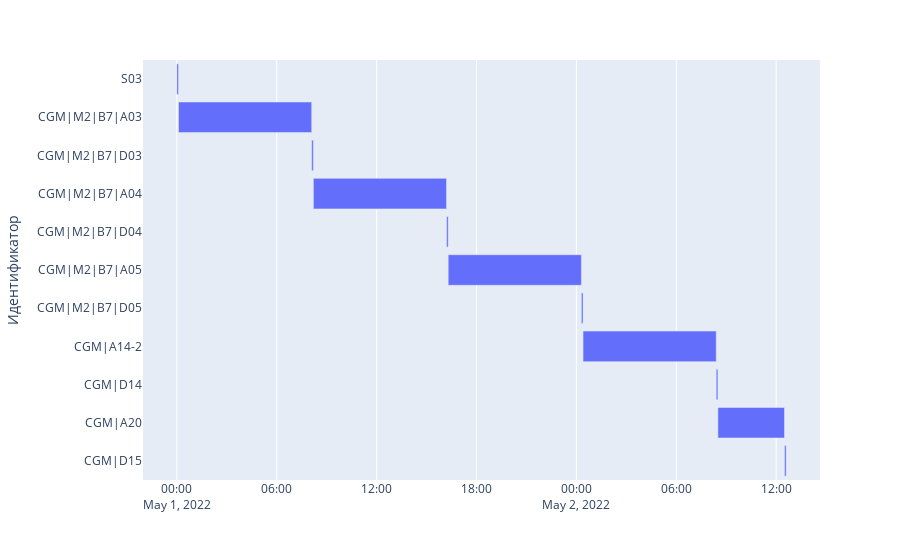

Notebook cell for this chart:
### Code cell
import plotly.express as px



fig = px.timeline(df, x_start="Start Date", x_end="Finish Date", y="Идентификатор",
#                   color="Тип данных",
#                   category_orders=dict(group=df['Идентификатор'].tolist()),
                 )
# fig.update_layout(yaxis_categoryorder = 'total ascending')
fig.update_yaxes(autorange="reversed")

### Figure 1 — Plotly figure (JSON) as saved in the notebook; plotly's stock layout.template omitted (floating-point values rounded to 4 significant figures)
{"data": [{"alignmentgroup": "True", "base": ["2022-05-01T00:00:00", "2022-05-01T00:06:00", "2022-05-01T08:06:00", "2022-05-01T08:12:00", "2022-05-01T16:12:00", "2022-05-01T16:18:00", "2022-05-02T00:18:00", "2022-05-02T00:24:00", "2022-05-02T08:24:00", "2022-05-02T08:30:00", "2022-05-02T12:30:00"], "hovertemplate": "Start Date=%{base}<br>Finish Date=%{x}<br>Идентификатор=%{y}<extra></extra>", "legendgroup": "", "marker": {"color": "#636efa"}, "name": "", "offsetgroup": "", "orientation": "h", "showlegend": false, "textposition": "auto", "type": "bar", "x": [360000, 28800000, 360000, 28800000, 360000, 28800000, 360000, 28800000, 360000, 14400000, 360000], "xaxis": "x", "y": ["S03", "CGM|M2|B7|A03", "CGM|M2|B7|D03", "CGM|M2|B7|A04", "CGM|M2|B7|D04", "CGM|M2|B7|A05", "CGM|M2|B7|D05", "CGM|A14-2", "CGM|D14", "CGM|А20", "CGM|D15"], "yaxis": "y"}], "layout": {"barmode": "overlay", "legend": {"tracegroupgap": 0}, "margin": {"t": 60}, "xaxis": {"anchor": "y", "domain": [0, 1], "type": "date"}, "yaxis": {"anchor": "x", "autorange": "reversed", "domain": [0, 1], "title": {"text": "Идентификатор"}}}}
